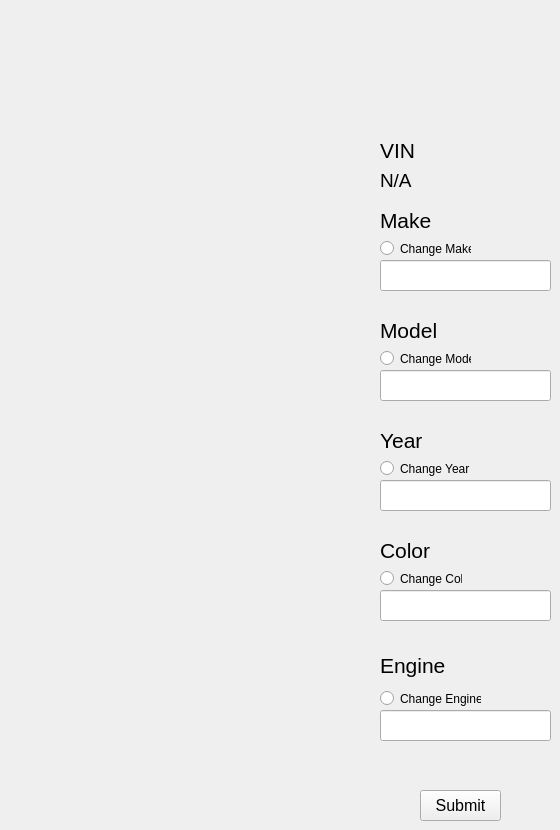
    <widget class="QWidget" name="edit_vehicle_page">
     <widget class="QLineEdit" name="edit_vehicle_year_input_box">
      <property name="geometry">
       <rect>
        <x>380</x>
        <y>480</y>
        <width>171</width>
        <height>31</height>
       </rect>
      </property>
     </widget>
     <widget class="QLineEdit" name="edit_vehicle_model_input_box">
      <property name="geometry">
       <rect>
        <x>380</x>
        <y>370</y>
        <width>171</width>
        <height>31</height>
       </rect>
      </property>
     </widget>
     <widget class="QLabel" name="edit_vehicle_year_label">
      <property name="geometry">
       <rect>
        <x>380</x>
        <y>430</y>
        <width>101</width>
        <height>21</height>
       </rect>
      </property>
      <property name="font">
       <font>
        <pointsize>16</pointsize>
       </font>
      </property>
      <property name="text">
       <string>Year</string>
      </property>
     </widget>
     <widget class="QLineEdit" name="edit_vehicle_engine_input_box">
      <property name="geometry">
       <rect>
        <x>380</x>
        <y>710</y>
        <width>171</width>
        <height>31</height>
       </rect>
      </property>
      <property name="text">
       <string/>
      </property>
     </widget>
     <widget class="QLineEdit" name="edit_vehicle_color_input_box">
      <property name="geometry">
       <rect>
        <x>380</x>
        <y>590</y>
        <width>171</width>
        <height>31</height>
       </rect>
      </property>
     </widget>
     <widget class="QLabel" name="edit_vehicle_make_label">
      <property name="geometry">
       <rect>
        <x>380</x>
        <y>210</y>
        <width>101</width>
        <height>21</height>
       </rect>
      </property>
      <property name="font">
       <font>
        <pointsize>16</pointsize>
       </font>
      </property>
      <property name="text">
       <string>Make</string>
      </property>
     </widget>
     <widget class="QLabel" name="edit_vehicle_model_label">
      <property name="geometry">
       <rect>
        <x>380</x>
        <y>320</y>
        <width>101</width>
        <height>21</height>
       </rect>
      </property>
      <property name="font">
       <font>
        <pointsize>16</pointsize>
       </font>
      </property>
      <property name="text">
       <string>Model</string>
      </property>
     </widget>
     <widget class="QLineEdit" name="new_vehicle_make_input_box_2">
      <property name="geometry">
       <rect>
        <x>380</x>
        <y>260</y>
        <width>171</width>
        <height>31</height>
       </rect>
      </property>
     </widget>
     <widget class="QLabel" name="edit_vehicle_vin_label">
      <property name="geometry">
       <rect>
        <x>380</x>
        <y>140</y>
        <width>101</width>
        <height>21</height>
       </rect>
      </property>
      <property name="font">
       <font>
        <pointsize>16</pointsize>
       </font>
      </property>
      <property name="text">
       <string>VIN</string>
      </property>
     </widget>
     <widget class="QLabel" name="edit_vehicle_engine_label">
      <property name="geometry">
       <rect>
        <x>380</x>
        <y>650</y>
        <width>101</width>
        <height>31</height>
       </rect>
      </property>
      <property name="font">
       <font>
        <pointsize>16</pointsize>
       </font>
      </property>
      <property name="text">
       <string>Engine</string>
      </property>
     </widget>
     <widget class="QLabel" name="edit_vehicle_color_label">
      <property name="geometry">
       <rect>
        <x>380</x>
        <y>540</y>
        <width>101</width>
        <height>21</height>
       </rect>
      </property>
      <property name="font">
       <font>
        <pointsize>16</pointsize>
       </font>
      </property>
      <property name="text">
       <string>Color</string>
      </property>
     </widget>
     <widget class="QLabel" name="edit_vehicle_vin_display_label">
      <property name="geometry">
       <rect>
        <x>380</x>
        <y>170</y>
        <width>101</width>
        <height>21</height>
       </rect>
      </property>
      <property name="font">
       <font>
        <pointsize>14</pointsize>
       </font>
      </property>
      <property name="text">
       <string>N/A</string>
      </property>
     </widget>
     <widget class="QRadioButton" name="edit_vehicle_change_make_radioButton">
      <property name="geometry">
       <rect>
        <x>380</x>
        <y>240</y>
        <width>91</width>
        <height>17</height>
       </rect>
      </property>
      <property name="text">
       <string>Change Make</string>
      </property>
     </widget>
     <widget class="QRadioButton" name="edit_vehicle_change_model_radioButton">
      <property name="geometry">
       <rect>
        <x>380</x>
        <y>350</y>
        <width>91</width>
        <height>17</height>
       </rect>
      </property>
      <property name="text">
       <string>Change Model</string>
      </property>
     </widget>
     <widget class="QRadioButton" name="edit_vehicle_change_year_radioButton">
      <property name="geometry">
       <rect>
        <x>380</x>
        <y>460</y>
        <width>91</width>
        <height>17</height>
       </rect>
      </property>
      <property name="text">
       <string>Change Year</string>
      </property>
     </widget>
     <widget class="QRadioButton" name="edit_vehicle_change_color_radioButton">
      <property name="geometry">
       <rect>
        <x>380</x>
        <y>570</y>
        <width>82</width>
        <height>17</height>
       </rect>
      </property>
      <property name="text">
       <string>Change Color</string>
      </property>
     </widget>
     <widget class="QRadioButton" name="edit_vehcile_change_color_radioButton">
      <property name="geometry">
       <rect>
        <x>380</x>
        <y>690</y>
        <width>101</width>
        <height>17</height>
       </rect>
      </property>
      <property name="text">
       <string>Change Engine</string>
      </property>
     </widget>
     <widget class="QPushButton" name="edit_vehicle_submit_button">
      <property name="geometry">
       <rect>
        <x>420</x>
        <y>790</y>
        <width>81</width>
        <height>31</height>
       </rect>
      </property>
      <property name="font">
       <font>
        <pointsize>12</pointsize>
       </font>
      </property>
      <property name="text">
       <string>Submit</string>
      </property>
     </widget>
    </widget>
